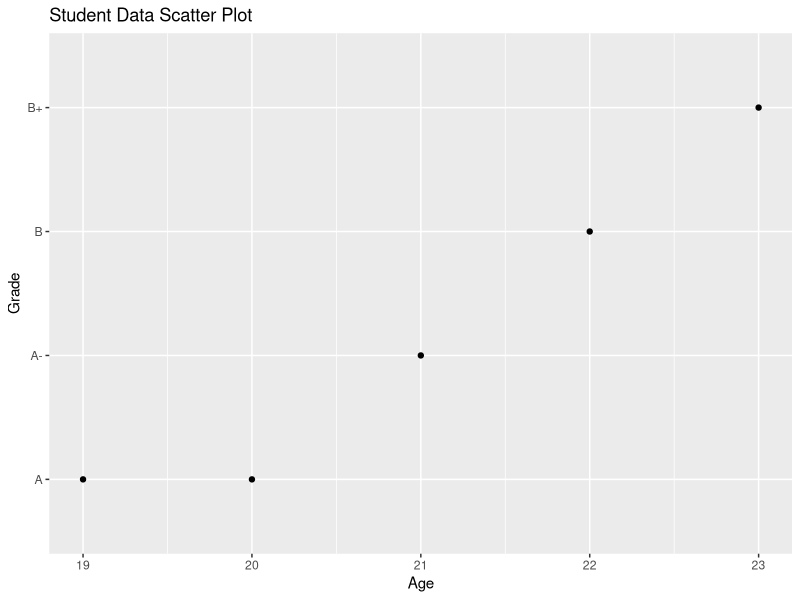

The R script that drew this image:
# Create sample student data
student_data <- data.frame(
    name = c("John", "Emma", "David", "Sarah", "Michael"),
    age = c(20, 22, 21, 23, 19),
    grade = c("A", "B", "A-", "B+", "A")
)

# Load the ggplot2 package
library(ggplot2)

# Create a scatter plot
ggplot(data = student_data, aes(x = age, y = grade)) +
    geom_point() +
    labs(x = "Age", y = "Grade") +
    ggtitle("Student Data Scatter Plot")

ggsave("plot.png", plot = plot, device = "png")
